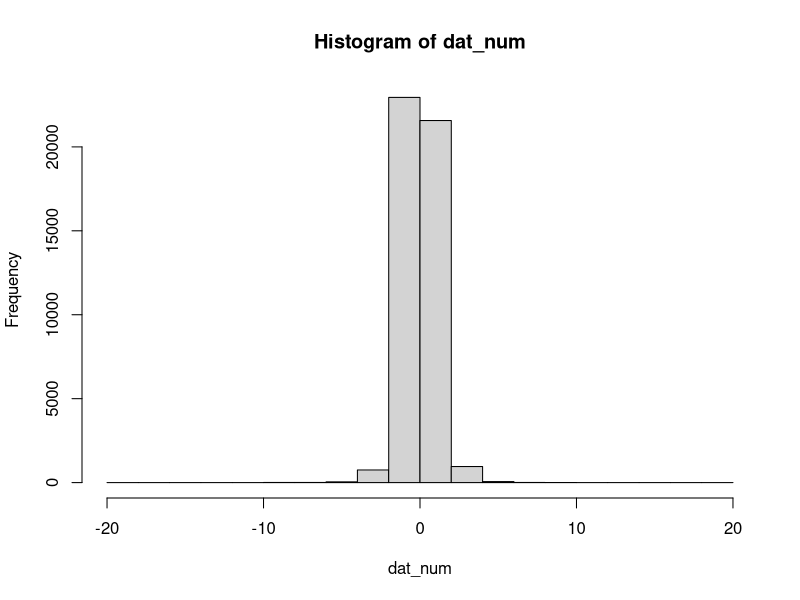
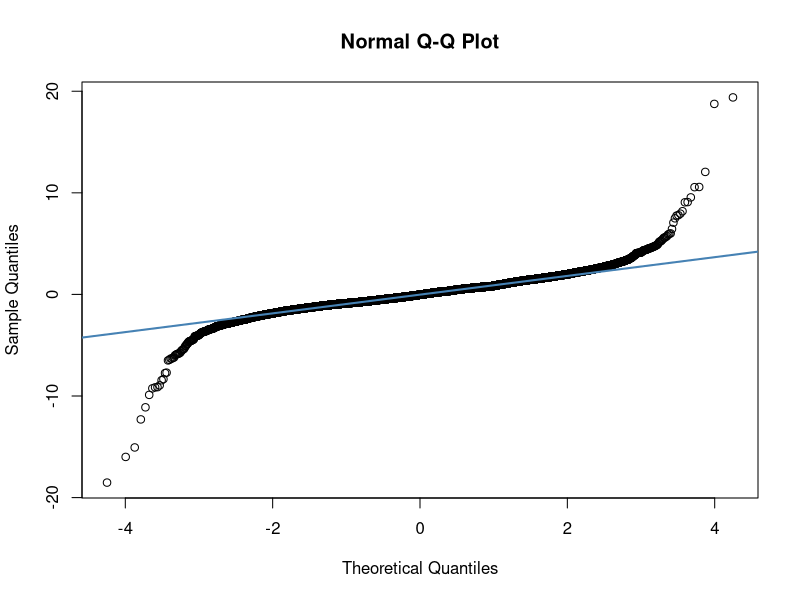
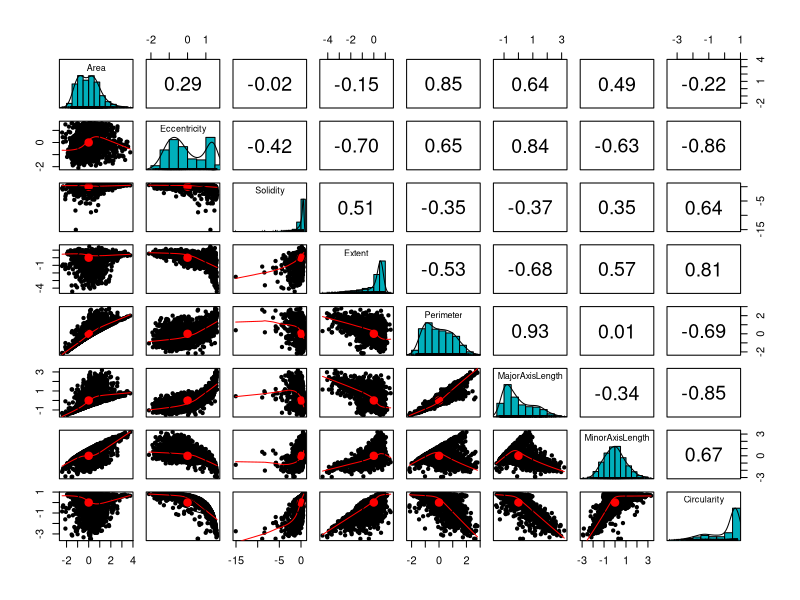
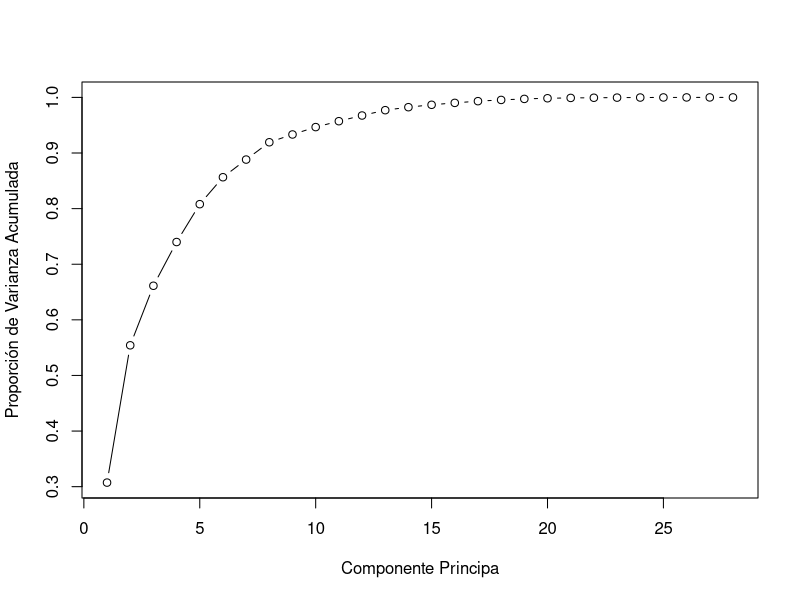
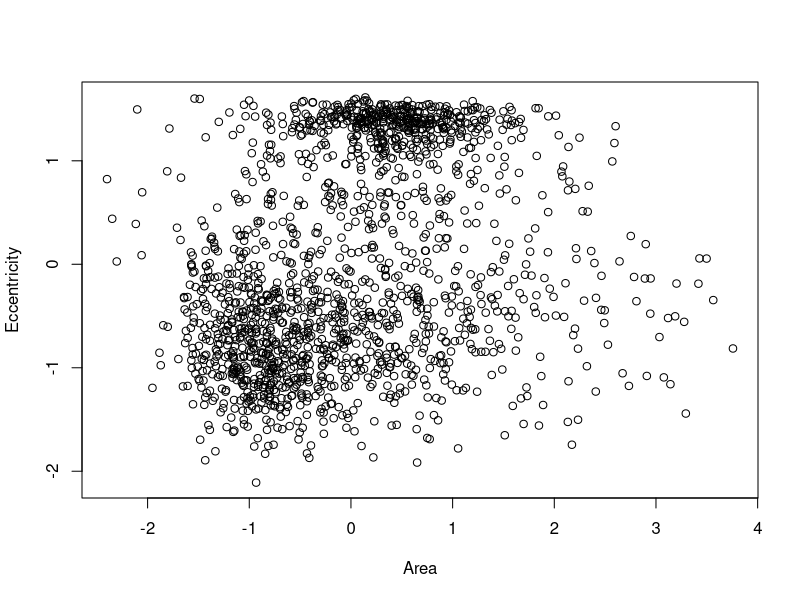

Write R code to recreate these figures, in order. (Note: this script raises an error after producing the figures.)
## ---- chunk 1
knitr::opts_chunk$set(echo = TRUE)
## ---- chunk 2
library(caret)
## ---- chunk 3

dat <- read.csv("RBC_Drepanocitos_Esferocitos.csv", header = TRUE)
dat$etiquetas <- as.factor(dat$etiquetas)

## ---- chunk 4
dat_num <- scale(as.matrix(dat[,2:29])) #datos numéricos
hist(dat_num)

## ---- chunk 5

qqnorm(dat_num)
qqline(dat_num, col = "steelblue", lwd = 2)

## ---- chunk 6
library(psych)
pairs.panels(dat_num[,1:8], 
             method = "pearson", # correlation method
             hist.col = "#00AFBB",
             density = TRUE,  # show density plots
             ellipses = TRUE # show correlation ellipses
             )
## ---- chunk 7

pca.dat <- princomp(dat[,2:29], cor = TRUE)
summary(pca.dat)

## ---- chunk 8

plot(cumsum( pca.dat$sdev^2 / sum(pca.dat$sdev^2)), type="b", ylab = "Proporción de Varianza Acumulada", xlab = "Componente Principa")

## ---- chunk 9

(pca.loadings <- pca.dat$loadings)

## ---- chunk 10
library(MASS)

set.seed(3)
## ---- chunk 11

(size <- floor(0.7* nrow(dat)) )

train_id <- sample(seq_len(nrow(dat)), size = size)

train <- dat[train_id,]
test <- dat[-train_id, ]

## ---- chunk 12

lda.fit <- lda(etiquetas ~ ., data = train)
lda.fit

## ---- chunk 13

lda.pred_total <- predict(lda.fit, test)

## ---- chunk 14

(conf.matrix.lda <- table(test$etiquetas, lda.pred_total$class))

## ---- chunk 15

(successful_rate.lda <- sum(diag(conf.matrix.lda)) / nrow(test))

## ---- chunk 16

(error.lda <- 1 - successful_rate.lda)

## ---- chunk 17

lda.fit2 <- lda(etiquetas ~ ., data = train, method = "t")

lda.pred_total2 <- predict(lda.fit2, test)

print("Matriz de confusión")
(conf.matrix.lda2 <- table(test$etiquetas, lda.pred_total2$class))
print("Proporción de éxito")
(successful_rate.lda2 <- sum(diag(conf.matrix.lda2)) / nrow(test))
print("Error de LDA usando el método de estimación t")
(error.lda2 <- 1 - successful_rate.lda2)

## ---- chunk 18
plot(dat_num)
## ---- chunk 19

library(MASS)

## ---- chunk 20

normal_dat <- boxcox(dat_num[1,])

## ---- chunk 21
preproc <- preProcess(dat_num[,1:28], method = c("center", "scale"))
norm <- predict(preproc, dat_num[,1:28])

hist(norm)
